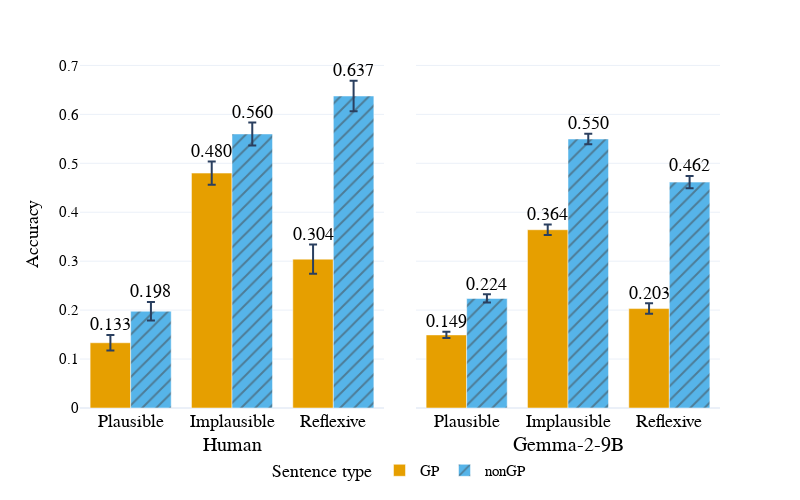

Notebook source saved alongside this figure:
### Code cell
fig = px.bar(
    avg_accuracy,
    x='manip',
    y='correct_mean',
    color='Sentence type',
    pattern_shape="Sentence type",
    barmode='group',
    error_y='correct_sem',
    category_orders={"manip": ["Plausible", "Implausible", "Reflexive"]},
    color_discrete_sequence=['#E69F00', '#56B4E9'],
    facet_col='model',
    facet_col_spacing=0.05,  # Adjust spacing between models
    labels={'model': ''}
)

# Update layout for the custom font and legend
fig.update_layout(
    font=dict(
        family="Arial",
        color="black",
        size=15
    ),
    legend=dict(
        orientation='h',
        yanchor='bottom',
        y=-0.23,
        xanchor='center',
        x=0.5,
        font=dict(
            family="American Typewriter",
            color="black",
            size=15
        )
    )
)

fig.for_each_annotation(lambda a: a.update(text=a.text.split('=')[1], font=dict(size=20, color="black"), y=-0.14, yanchor='bottom'))


x_pos = [0.80, 1.20, -0.2, 0.2, 1.80, 2.20, 0.80, 1.20, -0.2, 0.2, 1.80, 2.20]
# Add custom text annotations
for i in range(avg_accuracy.shape[0]):
    row = avg_accuracy.iloc[i]
    fig.add_annotation(
        x=x_pos[i],
        y=row['text_position'],
        text=f"{row['correct_mean']:.3f}",
        showarrow=False,
        font=dict(color='black', size=18),
        col=2 if row['model'] == 'Gemma-2-9B' else 1,
        row=1
    )

fig.update_layout(
    yaxis=dict(title='Accuracy'),
    xaxis_title = "",
    template='plotly_white',
    width=800,
    height=500
)

fig.update_xaxes(tickfont=dict(size=18, color="black"), title_text="")

fig.update_layout(font=dict(family="American Typewriter"))
fig.write_image('experiments/gardenpath_10_24/analysis/plots/humans_next_llm.pdf')

# Show the plot
fig.show()

### Figure 1 — Plotly figure (JSON) as saved in the notebook; plotly's stock layout.template omitted (floating-point values rounded to 4 significant figures)
{"data": [{"alignmentgroup": "True", "error_y": {"array": [0.02358, 0.01604, 0.02976]}, "hovertemplate": "Sentence type=GP<br>=Human<br>manip=%{x}<br>correct_mean=%{y}<extra></extra>", "legendgroup": "GP", "marker": {"color": "#E69F00", "pattern": {"shape": ""}}, "name": "GP", "offsetgroup": "GP", "orientation": "v", "showlegend": true, "textposition": "auto", "type": "bar", "x": ["Implausible", "Plausible", "Reflexive"], "xaxis": "x", "y": [0.48, 0.1333, 0.3042], "yaxis": "y"}, {"alignmentgroup": "True", "error_y": {"array": [0.01077, 0.006348, 0.01074]}, "hovertemplate": "Sentence type=GP<br>=Gemma-2-9B<br>manip=%{x}<br>correct_mean=%{y}<extra></extra>", "legendgroup": "GP", "marker": {"color": "#E69F00", "pattern": {"shape": ""}}, "name": "GP", "offsetgroup": "GP", "orientation": "v", "showlegend": false, "textposition": "auto", "type": "bar", "x": ["Implausible", "Plausible", "Reflexive"], "xaxis": "x2", "y": [0.3642, 0.1493, 0.2032], "yaxis": "y2"}, {"alignmentgroup": "True", "error_y": {"array": [0.02343, 0.0188, 0.0311]}, "hovertemplate": "Sentence type=nonGP<br>=Human<br>manip=%{x}<br>correct_mean=%{y}<extra></extra>", "legendgroup": "nonGP", "marker": {"color": "#56B4E9", "pattern": {"shape": "/"}}, "name": "nonGP", "offsetgroup": "nonGP", "orientation": "v", "showlegend": true, "textposition": "auto", "type": "bar", "x": ["Implausible", "Plausible", "Reflexive"], "xaxis": "x", "y": [0.56, 0.1978, 0.6375], "yaxis": "y"}, {"alignmentgroup": "True", "error_y": {"array": [0.01051, 0.008449, 0.01239]}, "hovertemplate": "Sentence type=nonGP<br>=Gemma-2-9B<br>manip=%{x}<br>correct_mean=%{y}<extra></extra>", "legendgroup": "nonGP", "marker": {"color": "#56B4E9", "pattern": {"shape": "/"}}, "name": "nonGP", "offsetgroup": "nonGP", "orientation": "v", "showlegend": false, "textposition": "auto", "type": "bar", "x": ["Implausible", "Plausible", "Reflexive"], "xaxis": "x2", "y": [0.5497, 0.2239, 0.4615], "yaxis": "y2"}], "layout": {"annotations": [{"font": {"color": "black", "size": 20}, "showarrow": false, "text": "Human", "x": 0.2375, "xanchor": "center", "xref": "paper", "y": -0.14, "yanchor": "bottom", "yref": "paper"}, {"font": {"color": "black", "size": 20}, "showarrow": false, "text": "Gemma-2-9B", "x": 0.7625, "xanchor": "center", "xref": "paper", "y": -0.14, "yanchor": "bottom", "yref": "paper"}, {"font": {"color": "black", "size": 18}, "showarrow": false, "text": "0.480", "x": 0.8, "xref": "x", "y": 0.5236, "yref": "y"}, {"font": {"color": "black", "size": 18}, "showarrow": false, "text": "0.560", "x": 1.2, "xref": "x", "y": 0.6034, "yref": "y"}, {"font": {"color": "black", "size": 18}, "showarrow": false, "text": "0.133", "x": -0.2, "xref": "x", "y": 0.1694, "yref": "y"}, {"font": {"color": "black", "size": 18}, "showarrow": false, "text": "0.198", "x": 0.2, "xref": "x", "y": 0.2366, "yref": "y"}, {"font": {"color": "black", "size": 18}, "showarrow": false, "text": "0.304", "x": 1.8, "xref": "x", "y": 0.3539, "yref": "y"}, {"font": {"color": "black", "size": 18}, "showarrow": false, "text": "0.637", "x": 2.2, "xref": "x", "y": 0.6886, "yref": "y"}, {"font": {"color": "black", "size": 18}, "showarrow": false, "text": "0.364", "x": 0.8, "xref": "x2", "y": 0.395, "yref": "y2"}, {"font": {"color": "black", "size": 18}, "showarrow": false, "text": "0.550", "x": 1.2, "xref": "x2", "y": 0.5802, "yref": "y2"}, {"font": {"color": "black", "size": 18}, "showarrow": false, "text": "0.149", "x": -0.2, "xref": "x2", "y": 0.1757, "yref": "y2"}, {"font": {"color": "black", "size": 18}, "showarrow": false, "text": "0.224", "x": 0.2, "xref": "x2", "y": 0.2523, "yref": "y2"}, {"font": {"color": "black", "size": 18}, "showarrow": false, "text": "0.203", "x": 1.8, "xref": "x2", "y": 0.2339, "yref": "y2"}, {"font": {"color": "black", "size": 18}, "showarrow": false, "text": "0.462", "x": 2.2, "xref": "x2", "y": 0.4939, "yref": "y2"}], "barmode": "group", "font": {"color": "black", "family": "American Typewriter", "size": 15}, "height": 500, "legend": {"font": {"color": "black", "family": "American Typewriter", "size": 15}, "orientation": "h", "title": {"text": "Sentence type"}, "tracegroupgap": 0, "x": 0.5, "xanchor": "center", "y": -0.23, "yanchor": "bottom"}, "margin": {"t": 60}, "width": 800, "xaxis": {"anchor": "y", "categoryarray": ["Plausible", "Implausible", "Reflexive"], "categoryorder": "array", "domain": [0, 0.475], "tickfont": {"color": "black", "size": 18}, "title": {"text": ""}}, "xaxis2": {"anchor": "y2", "categoryarray": ["Plausible", "Implausible", "Reflexive"], "categoryorder": "array", "domain": [0.525, 1], "matches": "x", "tickfont": {"color": "black", "size": 18}, "title": {"text": ""}}, "yaxis": {"anchor": "x", "domain": [0, 1], "title": {"text": "Accuracy"}}, "yaxis2": {"anchor": "x2", "domain": [0, 1], "matches": "y", "showticklabels": false}}}
